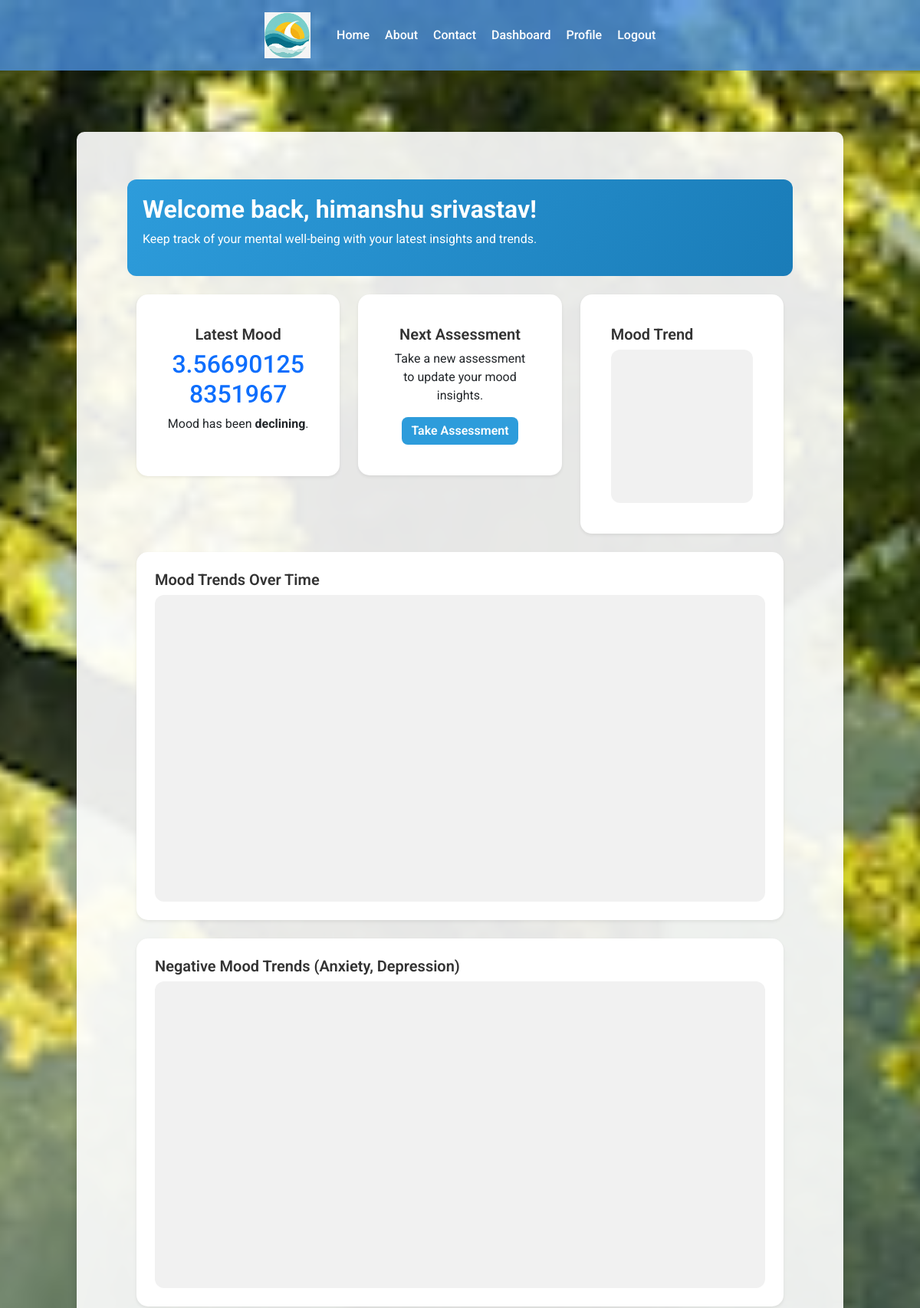
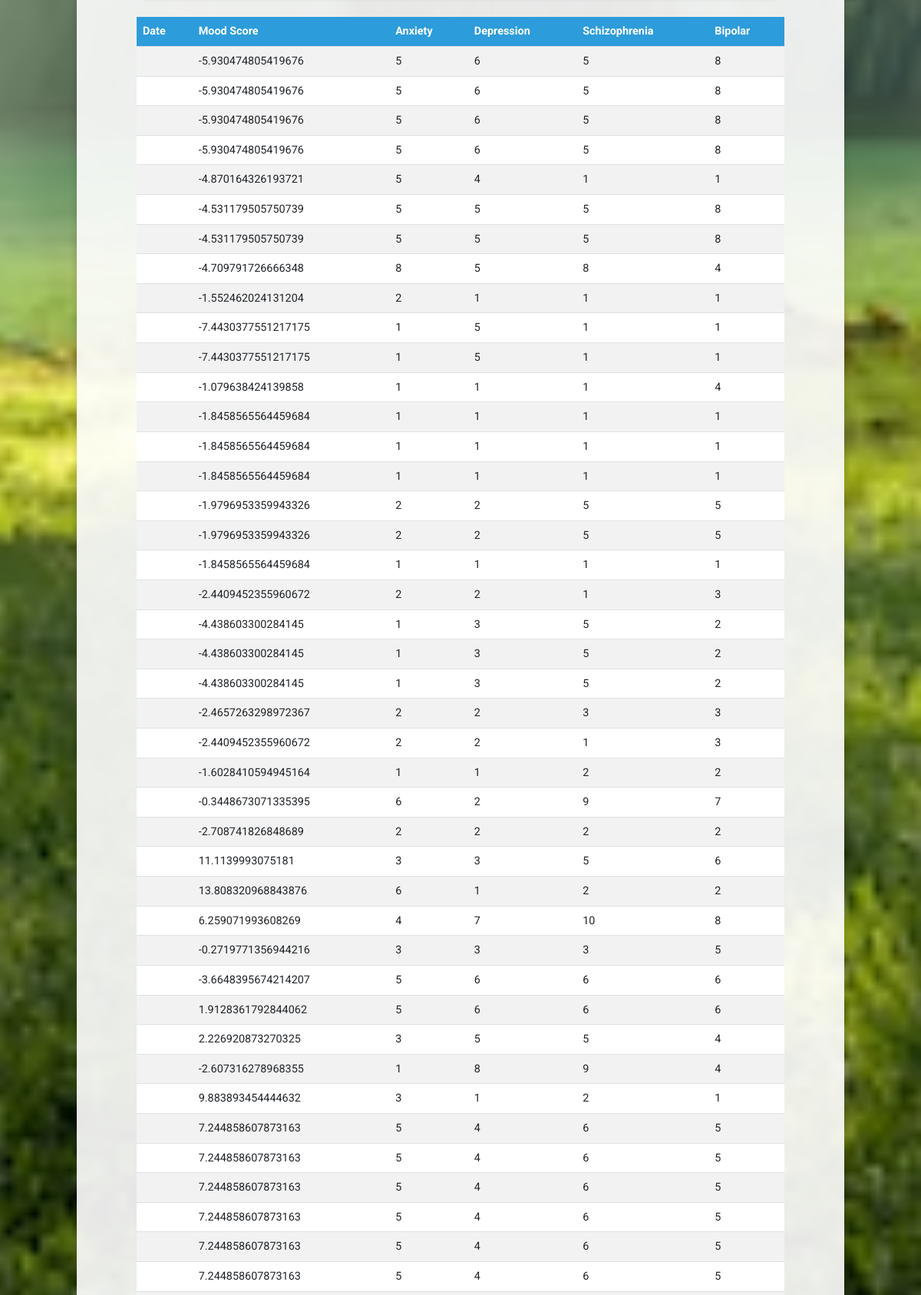
The app's page /dashboard (signed in, upper part) with its own data (2 pictures, top to bottom).
### models.py (models this page shows, shortened)
class UserModel(UserMixin, db.Model):
    __tablename__ = "users"
    id = db.Column(db.Integer, primary_key=True)
    email = db.Column(db.String(100), unique=True, nullable=False)
    username = db.Column(db.String(100), unique=True, nullable=False)
    password_hash = db.Column(db.String(250), nullable=False)
    profile_picture = db.Column(db.String(150), nullable=True)

class Assessments(db.Model):
    __tablename__ = "assessments"
    id = db.Column(db.Integer, primary_key=True)
    anxiety = db.Column(db.Integer, nullable=False)
    depression = db.Column(db.Integer, nullable=False)
    schizophrenia = db.Column(db.Integer, nullable=False)
    bipolar = db.Column(db.Integer, nullable=False)
    mood_score = db.Column(db.Float, nullable=False)
    date_created = db.Column(db.DateTime, default=datetime.utcnow)
    user_id = db.Column(db.Integer, db.ForeignKey("users.id"), nullable=False)
    user = db.relationship("UserModel", backref="assessments")

### routes.py (the view)
@app.route("/dashboard", methods=["GET"])
@login_required
def dashboard():
    try:
        assessments = Assessments.query.filter_by(user_id=current_user.id).all()
        mood_data = [assessment.mood_score for assessment in assessments]
        anxiety_data = [assessment.anxiety for assessment in assessments]
        depression_data = [assessment.depression for assessment in assessments]
        dates = [
            assessment.date_created.strftime("%Y-%m-%d") for assessment in assessments
        ]
        trend = "No Data Available"
        if len(mood_data) > 1:
            trend = "improving" if mood_data[-1] > mood_data[-2] else "declining"
        elif len(mood_data) == 1:
            trend = "stable"
        latest_mood = mood_data[-1] if mood_data else "No Data"
        return render_template(
            "dashboard.html",
            user=current_user.username,
            assessments=assessments,
            mood_data=mood_data,
            anxiety_data=anxiety_data,
            depression_data=depression_data,
            dates=dates,
            latest_mood=latest_mood,
            trend=trend,
        )
    except Exception as e:
        flash(f"Error loading dashboard: {str(e)}", "error")
        return redirect(url_for("index"))

### models.py (called while the page is built)
@login.user_loader
def load_user(user_id):
    return UserModel.query.get(int(user_id))

### templates/dashboard.html (shortened to what this page needs)
{% extends 'base.html' %}
{% block content %}
<div class="container-fluid">
  <div class="row">
    <div class="col-12 mb-4 dashboard-header">
      <h2>Welcome back, {{ user }}!</h2>
      <p>Keep track of your mental well-being with your latest insights and trends.</p>
    </div>
  </div>
  <div class="row">
    <div class="col-lg-4 col-md-6 mb-4">
      <div class="card p-4 shadow-sm">
        <div class="card-body text-center">
          <h5 class="card-title">Latest Mood</h5>
          <h2 class="text-primary">{{ latest_mood }}</h2>
          <p>Mood has been <strong>{{ trend }}</strong>.</p>
        </div>
      </div>
    </div>
    <div class="col-lg-4 col-md-6 mb-4">
      <div class="card p-4 shadow-sm">
        <div class="card-body text-center">
          <h5 class="card-title">Next Assessment</h5>
          <p>Take a new assessment to update your mood insights.</p>
          <a href="{{ url_for('assessment') }}" class="btn btn-primary">Take Assessment</a>
        </div>
      </div>
    </div>
    <div class="col-lg-4 col-md-12 mb-4">
      <div class="card p-4 shadow-sm">
        <div class="card-body">
          <h5 class="card-title">Mood Trend</h5>
          <div id="trendChart" style="width: 100%; height: 200px;"></div>
        </div>
      </div>
    </div>
  </div>
  <div class="row">
    <div class="col-12 mb-4">
      <div class="card shadow-sm p-4">
        <h5>Mood Trends Over Time</h5>
        <div id="mood-trend-chart" style="width: 100%; height: 400px"></div>
      </div>
    </div>
  </div>
  <div class="row">
    <div class="col-12 mb-4">
      <div class="card shadow-sm p-4">
        <h5>Negative Mood Trends (Anxiety, Depression)</h5>
        <div id="negative-mood-chart" style="width: 100%; height: 400px"></div>
      </div>
    </div>
  </div>
 <div class="table-responsive">
  <table class="table table-striped table-hover">
    <thead>
      <tr>
        <th>Date</th>
        <th>Mood Score</th>
        <th>Anxiety</th>
        <th>Depression</th>
        <th>Schizophrenia</th>
        <th>Bipolar</th>
      </tr>
    </thead>
    <tbody>
      {% for assessment in assessments %}
      <tr>
        <td>{{ assessment['dates'] }}</td>
        <td>{{ assessment['mood_score'] }}</td>
        <td>{{ assessment['anxiety'] }}</td>
        <td>{{ assessment['depression'] }}</td>
        <td>{{ assessment['schizophrenia'] }}</td>
        <td>{{ assessment['bipolar'] }}</td>
      </tr>
      {% endfor %}
    </tbody>
  </table>
</div>
{% endblock %}

### templates/dashboard.html (style rules this page uses)
.dashboard-header { background: linear-gradient(120deg, #2d9cdb, #1a7cb8); border-radius: 12px; padding: 20px; color: #fff; }
.dashboard-header h2 { font-weight: 700; }
.card { border: none; border-radius: 15px; transition: transform 0.3s ease, box-shadow 0.3s ease; }
.card h5 { font-weight: 600; color: #333; }
.btn-primary { background-color: #2d9cdb; border: none; border-radius: 8px; font-weight: 600; }
#trendChart, #mood-trend-chart, #negative-mood-chart { background-color: #f1f1f1; border-radius: 12px; }
.table { font-size: 0.9rem; }
.table thead th { background-color: #2d9cdb; color: white; }
.container-fluid { padding: 2rem 3rem; }

### records on screen
UserModel: username "himanshu srivastav"
Assessments: mood_score "3.566901258351967"
Assessments: mood_score "-5.930474805419676", anxiety "5", depression "6", schizophrenia "5", bipolar "8"
Assessments: mood_score "-5.930474805419676", anxiety "5", depression "6", schizophrenia "5", bipolar "8"
Assessments: mood_score "-5.930474805419676", anxiety "5", depression "6", schizophrenia "5", bipolar "8"
Assessments: mood_score "-5.930474805419676", anxiety "5", depression "6", schizophrenia "5", bipolar "8"
Assessments: mood_score "-4.870164326193721", anxiety "5", depression "4", schizophrenia "1", bipolar "1"
Assessments: mood_score "-4.531179505750739", anxiety "5", depression "5", schizophrenia "5", bipolar "8"
Assessments: mood_score "-4.531179505750739", anxiety "5", depression "5", schizophrenia "5", bipolar "8"
Assessments: mood_score "-4.709791726666348", anxiety "8", depression "5", schizophrenia "8", bipolar "4"
Assessments: mood_score "-1.552462024131204", anxiety "2", depression "1", schizophrenia "1", bipolar "1"
Assessments: mood_score "-7.4430377551217175", anxiety "1", depression "5", schizophrenia "1", bipolar "1"
Assessments: mood_score "-7.4430377551217175", anxiety "1", depression "5", schizophrenia "1", bipolar "1"
Assessments: mood_score "-1.079638424139858", anxiety "1", depression "1", schizophrenia "1", bipolar "4"
Assessments: mood_score "-1.8458565564459684", anxiety "1", depression "1", schizophrenia "1", bipolar "1"
Assessments: mood_score "-1.8458565564459684", anxiety "1", depression "1", schizophrenia "1", bipolar "1"
Assessments: mood_score "-1.8458565564459684", anxiety "1", depression "1", schizophrenia "1", bipolar "1"
Assessments: mood_score "-1.9796953359943326", anxiety "2", depression "2", schizophrenia "5", bipolar "5"
Assessments: mood_score "-1.9796953359943326", anxiety "2", depression "2", schizophrenia "5", bipolar "5"
Assessments: mood_score "-1.8458565564459684", anxiety "1", depression "1", schizophrenia "1", bipolar "1"
Assessments: mood_score "-2.4409452355960672", anxiety "2", depression "2", schizophrenia "1", bipolar "3"
Assessments: mood_score "-4.438603300284145", anxiety "1", depression "3", schizophrenia "5", bipolar "2"
Assessments: mood_score "-4.438603300284145", anxiety "1", depression "3", schizophrenia "5", bipolar "2"
Assessments: mood_score "-4.438603300284145", anxiety "1", depression "3", schizophrenia "5", bipolar "2"
Assessments: mood_score "-2.4657263298972367", anxiety "2", depression "2", schizophrenia "3", bipolar "3"
Assessments: mood_score "-2.4409452355960672", anxiety "2", depression "2", schizophrenia "1", bipolar "3"
Assessments: mood_score "-1.6028410594945164", anxiety "1", depression "1", schizophrenia "2", bipolar "2"
Assessments: mood_score "-0.3448673071335395", anxiety "6", depression "2", schizophrenia "9", bipolar "7"
Assessments: mood_score "-2.708741826848689", anxiety "2", depression "2", schizophrenia "2", bipolar "2"
Assessments: mood_score "11.1139993075181", anxiety "3", depression "3", schizophrenia "5", bipolar "6"
Assessments: mood_score "13.808320968843876", anxiety "6", depression "1", schizophrenia "2", bipolar "2"
Assessments: mood_score "6.259071993608269", anxiety "4", depression "7", schizophrenia "10", bipolar "8"
Assessments: mood_score "-0.2719771356944216", anxiety "3", depression "3", schizophrenia "3", bipolar "5"
Assessments: mood_score "-3.6648395674214207", anxiety "5", depression "6", schizophrenia "6", bipolar "6"
Assessments: mood_score "1.9128361792844062", anxiety "5", depression "6", schizophrenia "6", bipolar "6"
Assessments: mood_score "2.226920873270325", anxiety "3", depression "5", schizophrenia "5", bipolar "4"
Assessments: mood_score "-2.607316278968355", anxiety "1", depression "8", schizophrenia "9", bipolar "4"
Assessments: mood_score "9.883893454444632", anxiety "3", depression "1", schizophrenia "2", bipolar "1"
Assessments: mood_score "7.244858607873163", anxiety "5", depression "4", schizophrenia "6", bipolar "5"
Assessments: mood_score "7.244858607873163", anxiety "5", depression "4", schizophrenia "6", bipolar "5"
Assessments: mood_score "7.244858607873163", anxiety "5", depression "4", schizophrenia "6", bipolar "5"
Assessments: mood_score "7.244858607873163", anxiety "5", depression "4", schizophrenia "6", bipolar "5"
Assessments: mood_score "7.244858607873163", anxiety "5", depression "4", schizophrenia "6", bipolar "5"
Assessments: mood_score "7.244858607873163", anxiety "5", depression "4", schizophrenia "6", bipolar "5"

### other values on screen
{{ trend }} "declining"
